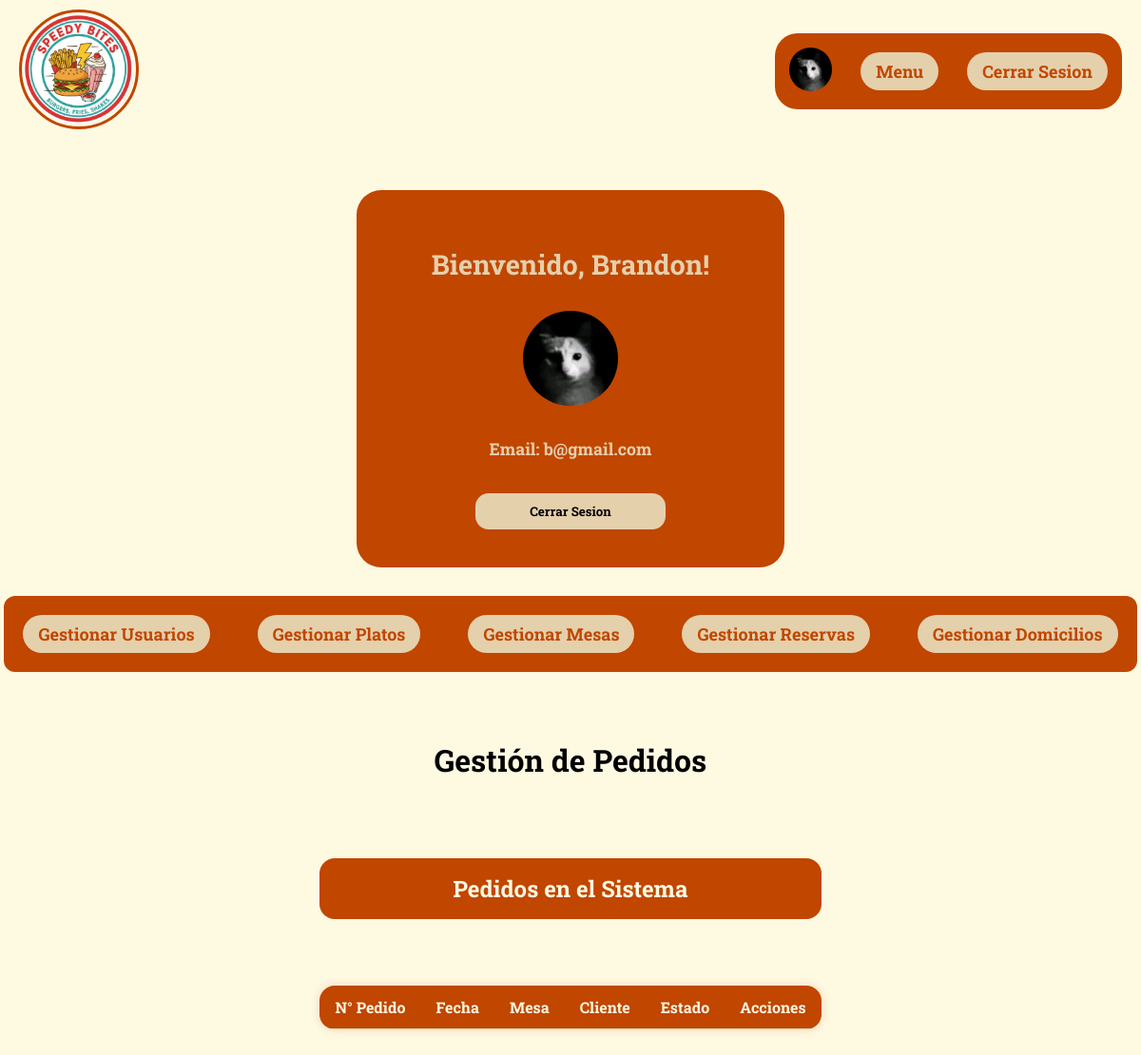
Before: /Vista/html/pedidos.php (signed in) with the older database file.
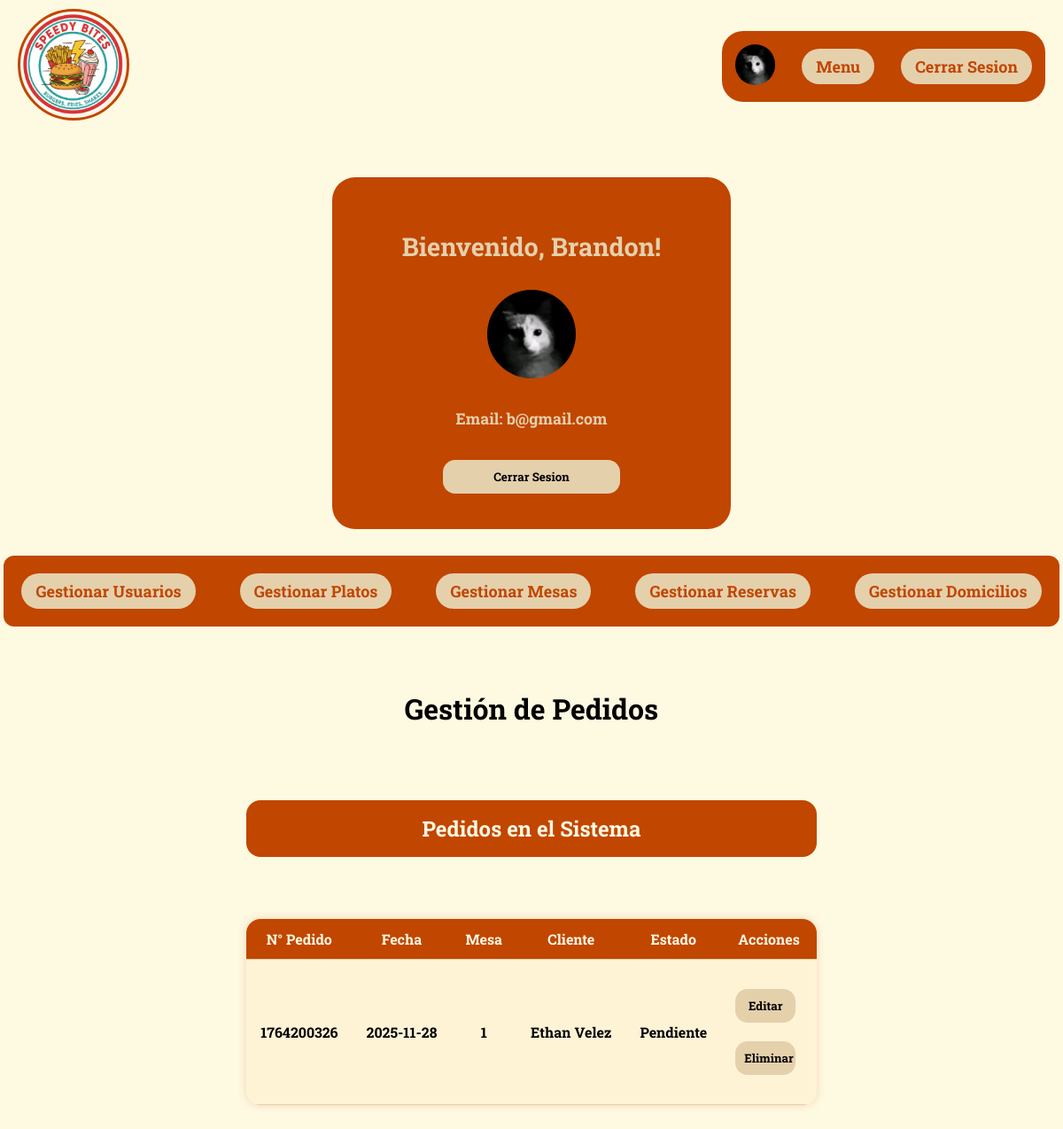
After: the same page with the newer database file.
### tables this page shows
CREATE TABLE `pedidos` (
  `ID_P` int(5) NOT NULL,
  `NumeroPedido` int(11) DEFAULT NULL,
  `FechaPedido` date DEFAULT NULL,
  `CantidadPlatos` int(11) NOT NULL,
  `Estado` varchar(80) NOT NULL,
  `ID_Plato` int(11) DEFAULT NULL,
  `ID_User` int(11) DEFAULT NULL,
  `ID_Mesa` int(11) DEFAULT NULL
);

CREATE TABLE `mesas` (
  `ID_R` int(5) NOT NULL,
  `NumeroMesa` int(11) NOT NULL,
  `Capacidad` int(50) NOT NULL,
  `Ubicacion` varchar(255) NOT NULL,
  `Disponibilidad` tinyint(1) NOT NULL
);

CREATE TABLE `usuarios` (
  `ID_User` int(5) NOT NULL,
  `Nombre` varchar(100) DEFAULT NULL,
  `Apellido` varchar(100) DEFAULT NULL,
  `Email` varchar(100) DEFAULT NULL,
  `Passwrd` varchar(255) DEFAULT NULL,
  `Rolusu` varchar(100) DEFAULT NULL,
  `Telefono` varchar(15) DEFAULT NULL,
  `ImagenPerfil` blob DEFAULT NULL
);

### Configuracion/conexion.php (called while the page is built, shortened)
<?php
class DB{
    private static $host = "localhost";
    private static $dbname = "resad";
    private static $username = "Adless";
    private static $password = "115";
    private static $charset = "utf8mb4";
    private static $pdo = null;
    public static function connect(){
        if(self::$pdo === null){
            try{
                $dn = "mysql:host=". self::$host.";dbname=". self::$dbname.";charset=".self::$charset;
                self::$pdo = new PDO($dn,self::$username,self::$password);
                self::$pdo->setAttribute(PDO::ATTR_ERRMODE, PDO::ERRMODE_EXCEPTION);
            }
            catch(PDOException $e){
                die("Error de conexion".$e -> getMessage());
            }
        }
        return self::$pdo;
    }
}
?>

### Modelo/ModeloPedidos.php (called while the page is built, shortened)
<?php
require_once(ROOT_PATH . 'Configuracion/conexion.php');
class Pedidos {
    public $db;
    public function __construct() {
        $this->db = DB::connect();
    }
    public function obtenerPedidos() {
        $sql = "SELECT
                    r.*,
                    m.NumeroMesa,
                    u.Nombre,
                    u.Apellido,
                    p.NombrePlato,
                    p.Precio,
                    p.ImagenUrl
                FROM
                    pedidos r
                JOIN
                    platos p ON r.ID_Plato = p.ID_Plato
                JOIN
                    mesas m ON r.ID_Mesa = m.ID_R
                JOIN
                    usuarios u ON r.ID_User = u.ID_User";
        $stmt = $this->db->query($sql);
        return $stmt->fetchAll(PDO::FETCH_ASSOC);
    }
}

### Vista/html/pedidos.php (the view, shortened to what this page needs)
<?php
require_once '../../Modelo/ModeloPedidos.php';
$usuario = $_SESSION['usuario_logueado'];
$modelPedidos = new Pedidos();
$pedidosAdmin = [];
if ($usuario['Rolusu'] === 'Administrador') {
    $pedidosAdmin = $modelPedidos->obtenerPedidos() ?? [];
}
$pedidosAdminAgrupados = [];
foreach ($pedidosAdmin as $p) {
    $num = $p['NumeroPedido'] ?? $p['ID_P'];
    if (!isset($pedidosAdminAgrupados[$num])) {
        $pedidosAdminAgrupados[$num] = $p;
    }
}
?>
<!DOCTYPE html>
<html lang="es">
<head>
    <link href="../css/pedidos.css" rel="stylesheet">
</head>
<body>
<?php if ($usuario): ?>
    <?php if ($usuario['Rolusu'] === 'Administrador'): ?>
        <nav>
            <ul>
                <li>
                    <a href="../../index.php">
                        <img src="../img/Logo.png" id="logo" alt="Logo">
                    </a>
                </li>
                <div id="navbotones">
                    <li>
                        <a href="./perfil.php">
                            <img id="fpp" src="../img/uP/<?= htmlspecialchars($usuario['ImagenPerfil'] ?? 'default.png') ?>" alt="Foto de perfil">
                        </a>
                    </li>
                    <li><a class="botonesnav" href="./menu.php">Menu</a></li>
                    <li><a class="botonesnav" href="../../Controlador/usuarioController.php?action=cerrarSesion">Cerrar Sesion</a></li>
                </div>
            </ul>
        </nav>
    <?php endif; ?>
<?php endif; ?>
<div class="Contenedor">
    <div class="user">
        <h1>Bienvenido, <?= htmlspecialchars($usuario['Nombre'])?>!</h1>
        <img id="fp" src="../img/uP/<?= htmlspecialchars($usuario['ImagenPerfil'] ?? 'default.png') ?>" alt="Foto de perfil">
        <h2>Email: <?= htmlspecialchars($usuario['Email']) ?></h2>
        <div class="BotonEditar">
            <form method="POST" action="../../Controlador/usuarioController.php?action=cerrarSesion">
                <button id="btn1" type="submit">Cerrar Sesion</button>
            </form>
        </div>
    </div>
    <?php if ($usuario['Rolusu'] === 'Administrador'): ?>
    <div id="opciones">
        <a class="botonesnav" href="./perfil.php">Gestionar Usuarios</a>
        <a class="botonesnav" href="./rplato.php">Gestionar Platos</a>
        <a class="botonesnav" href="./mesas.php">Gestionar Mesas</a>
        <a class="botonesnav" href="./reservas.php">Gestionar Reservas</a>
        <a class="botonesnav" href="./domicilios.php">Gestionar Domicilios</a>
    </div>
    <div class="GesAdmin">
        <h1>Gestión de Pedidos</h1>
        <h2 class="Crear">Pedidos en el Sistema</h2>
        <table>
            <tr>
                <th>N° Pedido</th>
                <th>Fecha</th>
                <th>Mesa</th>
                <th>Cliente</th>
                <th>Estado</th>
                <th>Acciones</th>
            </tr>
            <?php foreach ($pedidosAdminAgrupados as $numPedido => $p): ?>
            <tr>
                <td><?= htmlspecialchars($numPedido) ?></td>
                <td><?= htmlspecialchars($p['FechaPedido']) ?></td>
                <td><?= htmlspecialchars($p['NumeroMesa'] ?? 'N/A') ?></td>
                <td><?= htmlspecialchars(trim(($p['Nombre'] ?? '') . ' ' . ($p['Apellido'] ?? ''))) ?></td>
                <td><?= htmlspecialchars($p['Estado'] ?? 'Pendiente') ?></td>
                <td>
                    <form method="POST" action="pedidos.php" style="display:inline;">
                        <button id="btn" type="submit">Editar</button>
                    </form>
                    <form method="POST" action="../../Controlador/pedidoController.php?action=EliminarP" style="display:inline;">
                        <button id="btn" type="submit" class="delete">Eliminar</button>
                    </form>
                </td>
            </tr>
            <?php endforeach; ?>
        </table>
    </div>
    <?php endif; ?>
</div>
</body>
</html>

### Vista/css/pedidos.css (style rules this page uses)
* { text-decoration: none; text-decoration-line: none; }
body { font-family: "Roboto Slab", serif; font-optical-sizing: auto; font-weight: bold; font-style: normal; background-color: #FEF9E1; margin: 0; padding: 0; width: 100%; }
nav { width: 100%; }
ul { list-style-type: none; display: flex; justify-content: space-between; align-items: center; padding: 10px 20px; margin: 0; }
#logo { width: 120px; border: #C14600 3px solid; border-radius: 100%; }
#navbotones { background-color: #C14600; display: flex; justify-content: center; align-items: center; gap: 30px; padding: 15px; border-radius: 24px; }
.botonesnav { display: block; color: #C14600; padding: 8px 16px; text-decoration: none; font-size: 18px; background-color: #E5D0AC; border-radius: 26px; transition: 0.2s ease-out; white-space: nowrap; }
.Contenedor { display: flex; margin-top: 30px; margin-bottom: 50px; flex-direction: column; align-items: center; text-align: center; justify-content: center; padding: 20px; }
.user { background-color: #C14600; padding: 40px; color: #E5D0AC; border-radius: 26px; width: 90%; max-width: 450px; box-sizing: border-box; }
.user img { width: 100px; height: auto; margin: 10px 0 20px 0; }
.user h1 { font-size: 1.8em; }
.user h2 { font-size: 1.1em; margin: 10px 0; }
.BotonEditar { margin-top: 35px; flex-direction: column; display: flex; justify-content: center; gap: 15px; text-decoration: none; color: black; }
#btn1 { padding: 10px; display: block; width: 90%; max-width: 200px; background-color: #E5D0AC; border-radius: 14px; border: none; font-family: "Roboto Slab", serif; font-optical-sizing: auto; font-weight: bold; font-style: normal; cursor: pointer; transition: 0.2s ease-out; text-align: center; margin: 0 auto; text-align: center; }
#fp { border-radius: 100%; }
#fpp { width: 45px; border-radius: 100%; }
.GesAdmin { margin-top: 50px; display: flex; align-items: center; justify-content: space-between; flex-direction: column; gap: 50px; }
#opciones { display: flex; flex-direction: row; gap: 50px; margin-top: 30px; padding: 20px; border-radius: 12px; background-color: #C14600; }
.Crear, .Reserva { margin-top: 10px; background-color: #C14600; display: flex; flex-direction: row; width: 100%; border-radius: 16px; padding: 16px; color: #FEF9E1; align-items: center; justify-content: center; box-sizing: border-box; gap: 15px; }
#btn { padding: 10px; display: block; width: 90%; max-width: 200px; background-color: #E5D0AC; border-radius: 14px; border: none; font-family: "Roboto Slab", serif; font-optical-sizing: auto; font-weight: bold; font-style: normal; cursor: pointer; transition: 0.2s ease-out; text-align: center; }
table { width: 100%; max-width: 1000px; border-collapse: collapse; margin: 0 auto; font-family: "Roboto Slab", serif; background-color: #FEF9E1; box-shadow: 0 0 10px rgba(193, 70, 0, 0.2); border-radius: 16px; overflow: hidden; }
table th, table td { padding: 12px 16px; text-align: center; border-bottom: 1px solid #E5D0AC; }
table th { background-color: #C14600; color: #FEF9E1; font-weight: bold; font-size: 1em; }
table tr:nth-child(even) { background-color: #FFF3D6; }
table td form { display: inline-block; margin: 0 4px; }
table td button { padding: 6px 12px; background-color: #E5D0AC; border: none; border-radius: 10px; font-family: "Roboto Slab", serif; font-weight: bold; cursor: pointer; transition: background-color 0.2s ease-out; }

Changed rows visible on the page:
added pedidos: numPedido "1764200326", FechaPedido "2025-11-28", ID_Mesa.NumeroMesa "1", ID_User.Apellido "Ethan Velez", Estado "Pendiente"
